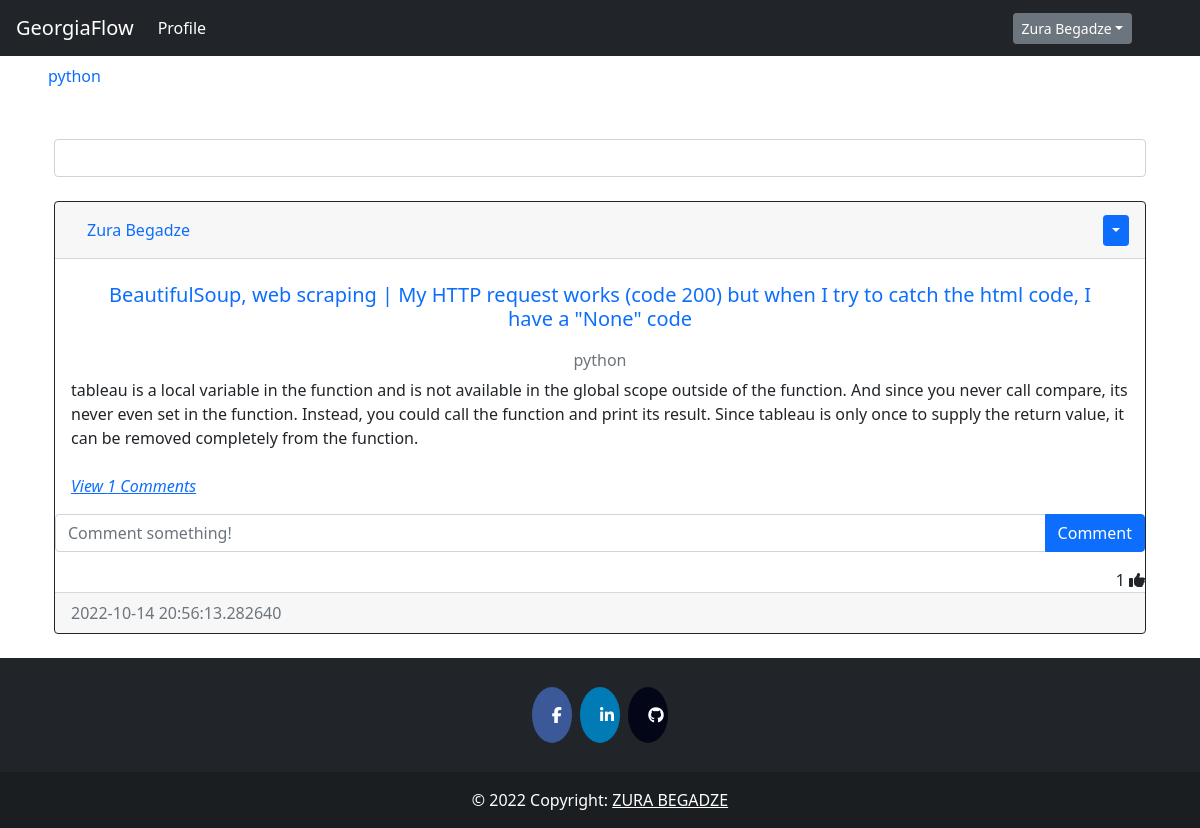
The app's page /index (signed in) with its own data.
### auth/models.py (models this page shows, shortened)
class User(db.Model, UserMixin):
    __tablename__ = 'user'
    id = db.Column(db.Integer, primary_key=True)
    fullname = db.Column(db.String(200), nullable = False, index=True)
    email = db.Column(db.String(100), nullable = False, unique = True, index=True)
    linkedin = db.Column(db.String(50),  nullable = False)
    github = db.Column(db.String(45),  nullable = False)
    date_created = db.Column(db.DateTime, default = datetime.utcnow())
    password_hash = db.Column(db.String(128))
    posts = db.relationship('Post', backref='user', passive_deletes=True)
    tags = db.relationship('Tag', backref='user', passive_deletes=True)
    comments = db.relationship('Comment', backref='user', passive_deletes=True)
    likes = db.relationship('Like', backref='user', passive_deletes=True)
    correct = db.relationship('Correct', backref='correct_user', passive_deletes=True)

### question/models.py (models this page shows, shortened)
class Tag(db.Model):
    __tablename__='tag'
    id =db.Column(db.Integer, primary_key=True)
    name = db.Column(db.String(40), nullable = False, unique=True, index=True)
    date_created = db.Column(db.DateTime, default = datetime.utcnow())
    author = db.Column(db.Integer, db.ForeignKey('user.id', ondelete="CASCADE"), nullable=False)

class Post(db.Model):
    __tablename__='post'
    id = db.Column(db.Integer, primary_key=True)
    heading = db.Column(db.String(500), nullable = False, index=True, unique=True)
    text = db.Column(db.Text, nullable=False)
    date_created = db.Column(db.DateTime, default = datetime.utcnow())
    tags = db.Column(db.String, db.ForeignKey('tag.name', ondelete="CASCADE"), unique=False, nullable=False)
    author = db.Column(db.Integer, db.ForeignKey('user.id', ondelete="CASCADE"), nullable=False)
    comments = db.relationship('Comment', backref='post', passive_deletes=True)
    likes = db.relationship('Like', backref='post', passive_deletes=True)
    corrects = db.relationship('Correct', backref='post', passive_deletes=True)

### api/views.py (the view)
@api.route('/')
@api.route("/index")
def index():
    tags = Tag.query.order_by(Tag.name).all()
    posts = Post.query.order_by(desc(Post.date_created)).all()
    return render_template('index.html', posts=posts, tags=tags)

### templates/index.html (shortened to what this page needs)
{% extends 'base.html' %}
{% block content %}
    <div class="form-outline mb-4" style="margin-top:2.5%">
        <input type="search" class="form-control" id="datatable-search-input">
    </div>
    <div id="posts">
    {% for post in posts %}
    <div class="card border-dark">
        <div class="card-header d-flex justify-content-between align-items-center">
            <a class="nav-item nav-link active" href="{{ url_for('auth.get_user', user_id=post.user.id) }}">{{post.user.fullname}}</a>
            <br />
            {% if current_user.id == post.author %}
            <div class="btn-group">
                <button type="button" class="btn btn-sm btn-primary dropdown-toggle" data-bs-toggle="dropdown"></button>
            </div>
            {% endif %}
        </div>
        <div class="card-body">
            <a class="card-title nav-item nav-link text-center" href="{{ url_for('post.post_detail', post_id=post.id) }}"><h5 >{{post.heading}}</h5></a>
            <h6 class="card-subtitle mb-2 text-muted text-center">{{post.tags}}</h6>
            <div class="card-text ">{{post.text}}</div>
            <br />
            <p class="card-text">
                {% if post.comments|length > 0 %}
                <a data-bs-toggle="collapse" href="#comments-{{post.id}}" role="button">
                <cite title="Source" >View {{post.comments|length}} Comments</cite>
                </a>
                {% else %}
                <small class="text-muted">No Comments</small>
                {% endif %}
            </p>
        </div>
        <form class="input-group mb-3" method="POST" action="/create-comment/{{post.id}}" >
            <input type="text" id="text"  name="text" class="form-control" placeholder="Comment something!" />
            <button type="submit" class="btn btn-primary">Comment</button>
        </form>
        <div class="text-right">
            <span id="likes-count-{{post.id}}">{{ post.likes|length }}</span>
            {% if current_user.id in post.likes|map(attribute="author")|list %}
            <i class="fas fa-thumbs-up" id="like-button-{{post.id}}" onclick="like('{{post.id}}')"></i>
            {% else %}
            <i class="far fa-thumbs-up" id="like-button-{{post.id}}" onclick="like('{{post.id}}')"></i>
            {% endif %}
        </div>
        <div class="card-footer text-muted">{{post.date_created}}</div>
    </div>
    <br/ > {% endfor %}
    </div>
{% endblock %}

### templates/base.html (shortened to what this page needs)
<!DOCTYPE html>
<html lang="en">
    <head>
        <link rel="stylesheet" href="{{ url_for('static', filename='css/index.css')}}"></link>
        <link rel="stylesheet" href="https://cdnjs.cloudflare.com/ajax/libs/font-awesome/4.7.0/css/font-awesome.min.css"/>
        <link rel="stylesheet" href="https://cdn.jsdelivr.net/npm/bootstrap@5.2.0/dist/css/bootstrap.min.css"/>
        <link rel="stylesheet" href="https://cdn.jsdelivr.net/npm/bootstrap@4.6.2/dist/css/bootstrap.min.css"/>
        <link rel="stylesheet" href="https://cdn.jsdelivr.net/npm/bootstrap@4.1.3/dist/css/bootstrap.min.css"/>
        <link rel="stylesheet" href="https://cdn.jsdelivr.net/npm/bootstrap@5.0.2/dist/css/bootstrap.min.css"/>
    </head>
    <body>
        <nav class="navbar navbar-expand-lg   navbar-dark bg-dark">
            <a class="navbar-brand" href="{{ url_for('api.index') }}">GeorgiaFlow</a>
            <div class="collapse navbar-collapse" id="navbarTogglerDemo03">
                <ul class="navbar-nav mr-auto mt-2 mt-lg-0">
                    <li class="nav-item active">
                    <a class="nav-link" href="{{ url_for('auth.get_user', user_id=current_user.id) }}">Profile <span class="sr-only">(current)</span></a>
                    </li>
                </ul>
                {%if current_user.is_authenticated %}
                    <div class="btn-group" style="margin-right:5%">
                        <button type="button" class="btn btn-sm btn-secondary dropdown-toggle" data-bs-toggle="dropdown">{{current_user.fullname}}</button>
                            </div>
                    </div>
                {%else%}
                    <a class="nav-link" href="{{ url_for('auth.login') }}"><button type="button" class="btn btn-primary">Log In</button></a>
                    <a class="nav-link" href="{{ url_for('auth.signup') }}"><button type="button" class="btn btn-light">Sign Up</button></a>
                {%endif%}
        </nav>
        <nav class="navtag ">
            <ul class="navtagul">
                {%for tag in tags%}
                    <li><a class="navtaga nav-link" href="{{ url_for('post.tag_posts', tag_name=tag.name) }}">{{tag.name}}</a></li>
                {%endfor%}
            </ul>
        </nav>
        <div class="container">{% block content %}{% endblock %}</div>
        {%block footer%}
        <footer class="bg-dark text-center text-white">
            <div class="container p-4 pb-0">
                <section class="mb-4">
                    <a href="https://www.facebook.com/zura.begadze.35/" class="fa fa-facebook"></a>
                    <a href="https://www.linkedin.com/in/zura-begadze/" class="fa fa-linkedin"></a>
                    <a href="https://github.com/papitokarlo" class="fa fa-github"></a>
            </section>
            </div>
            <div class="text-center p-3" style="background-color: rgba(0, 0, 0, 0.2);">
                © 2022 Copyright:
                <a class="text-white" href="">ZURA BEGADZE</a>
            </div>
        </footer>
        {%endblock%}
    </body>
</html>

### static/css/index.css (style rules this page uses)
.navtag { position: relative; overflow: hidden; scroll-behavior: smooth; }
.navtagul { display: flex; overflow: auto; list-style: none; text-align: center; white-space: nowrap; background-color: rgba(rgb(124, 116, 116), green, blue, alpha); }
.navtaga { display: block; padding: .5rem .75rem; overflow: hidden; background-color: rgba(rgb(119, 136, 127), green, blue, alpha); }
.fa { padding: 20px; font-size: 30px; width: 30px; text-align: center; text-decoration: none; margin: 5px 2px; border-radius: 50%; }
.fa-facebook { background: #3B5998; color: white; }
.fa-linkedin { background: #007bb5; color: white; }
.fa-github { background: #030617; color: white; }

### records on screen
User: fullname "Zura Begadze"
Tag: name "python"
Post: user.fullname "Zura Begadze", heading "BeautifulSoup, web scraping | My HTTP request works (code 200) but when I try to catch the html code, I have a \"None\" code", tags "python", text "tableau is a local variable in the function and is not available in the global scope outside of the function. And since you never call compare, its never even set in the function. Instead, you could call the function and print its result. Since tableau is only once to supply the return value, it can be removed completely from the function.", comments|length "1", likes|length "1", date_created "2022-10-14 20:56:13.282640"
